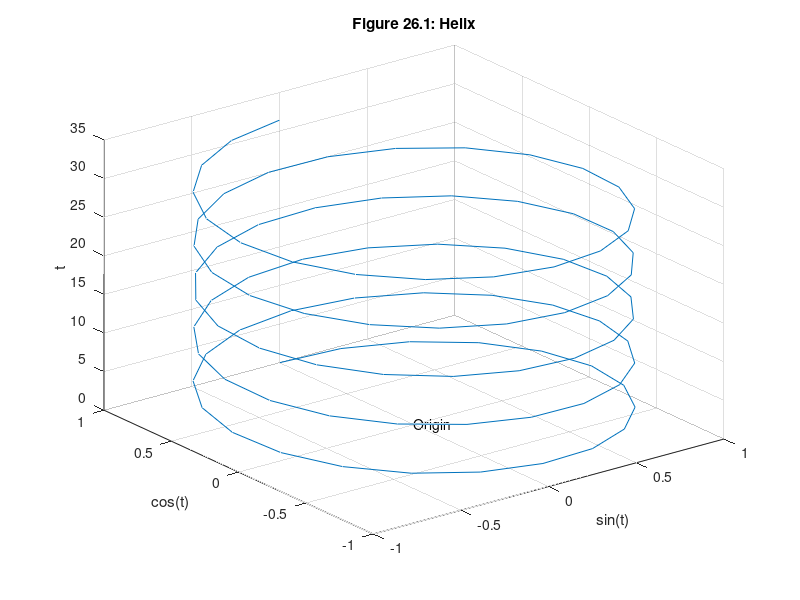

Here is the MATLAB script that generated this plot:
% MATLAB Script: Helix.m
% Plotting a Helix Figure

t = linspace(0,10*pi);
plot3(sin(t),cos(t),t)
xlabel('sin(t)')
ylabel('cos(t)')
zlabel('t')
text(0,0,0,'Origin')
grid on
title('Figure 26.1: Helix')
v = axis
